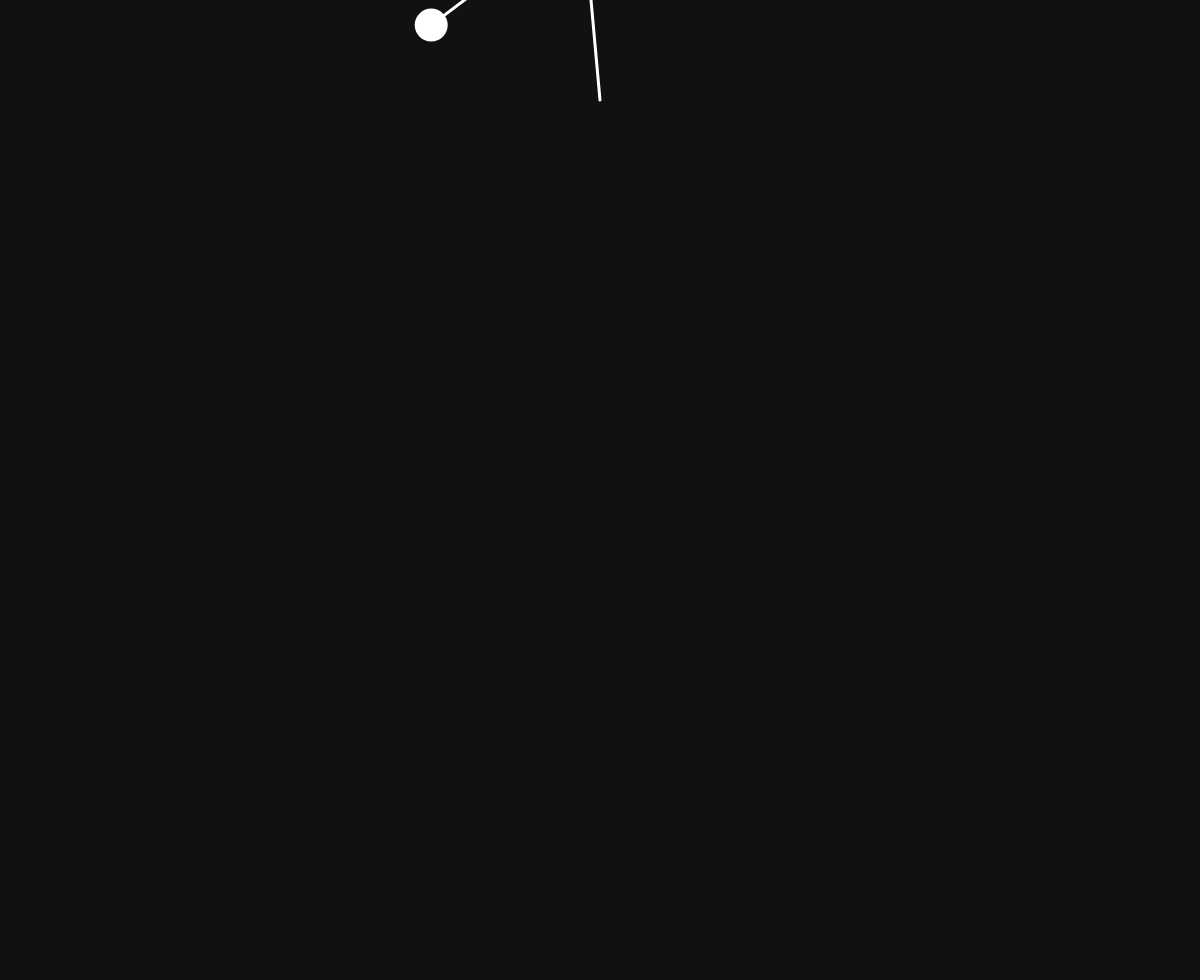
Frame 1 (no input)
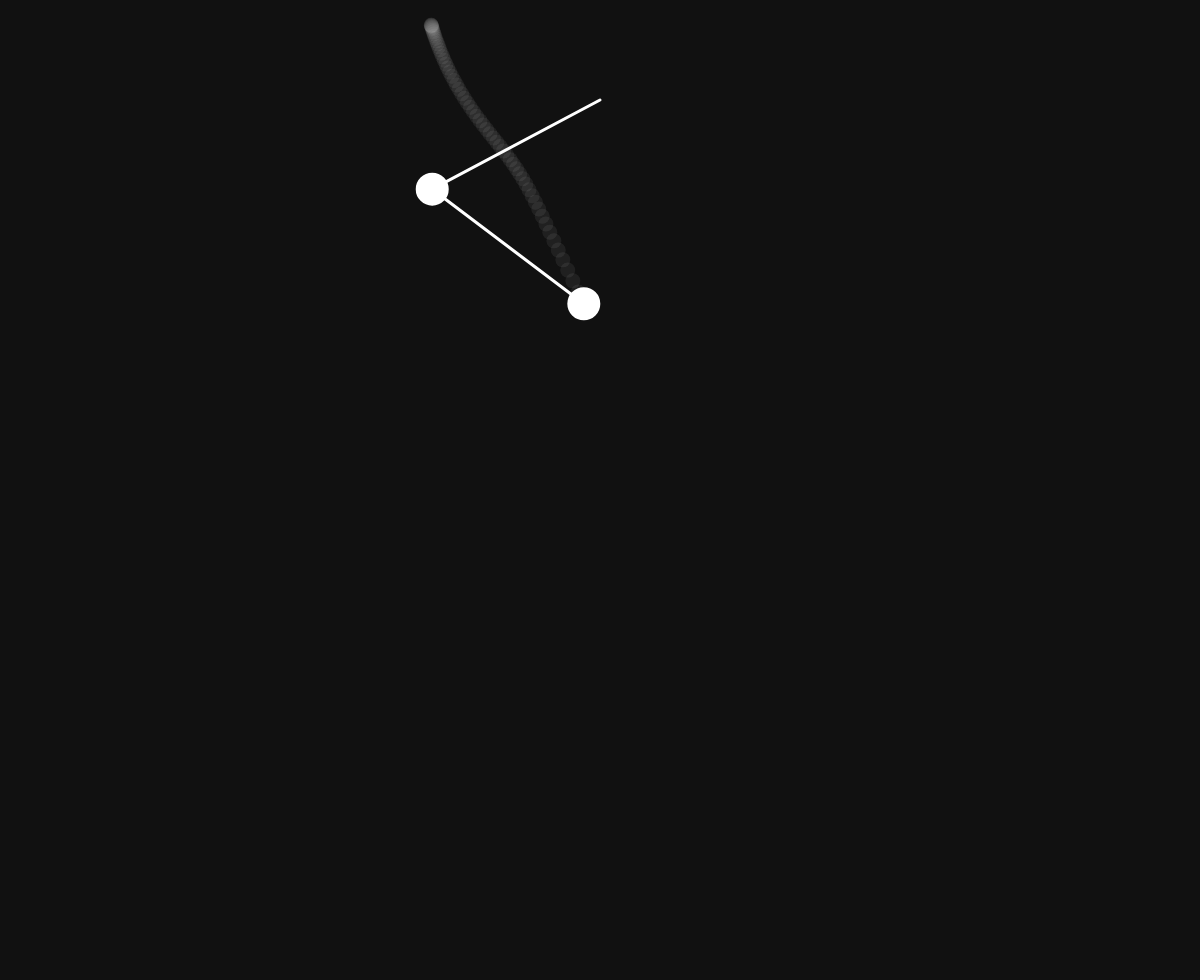
Frame 60 (no input)
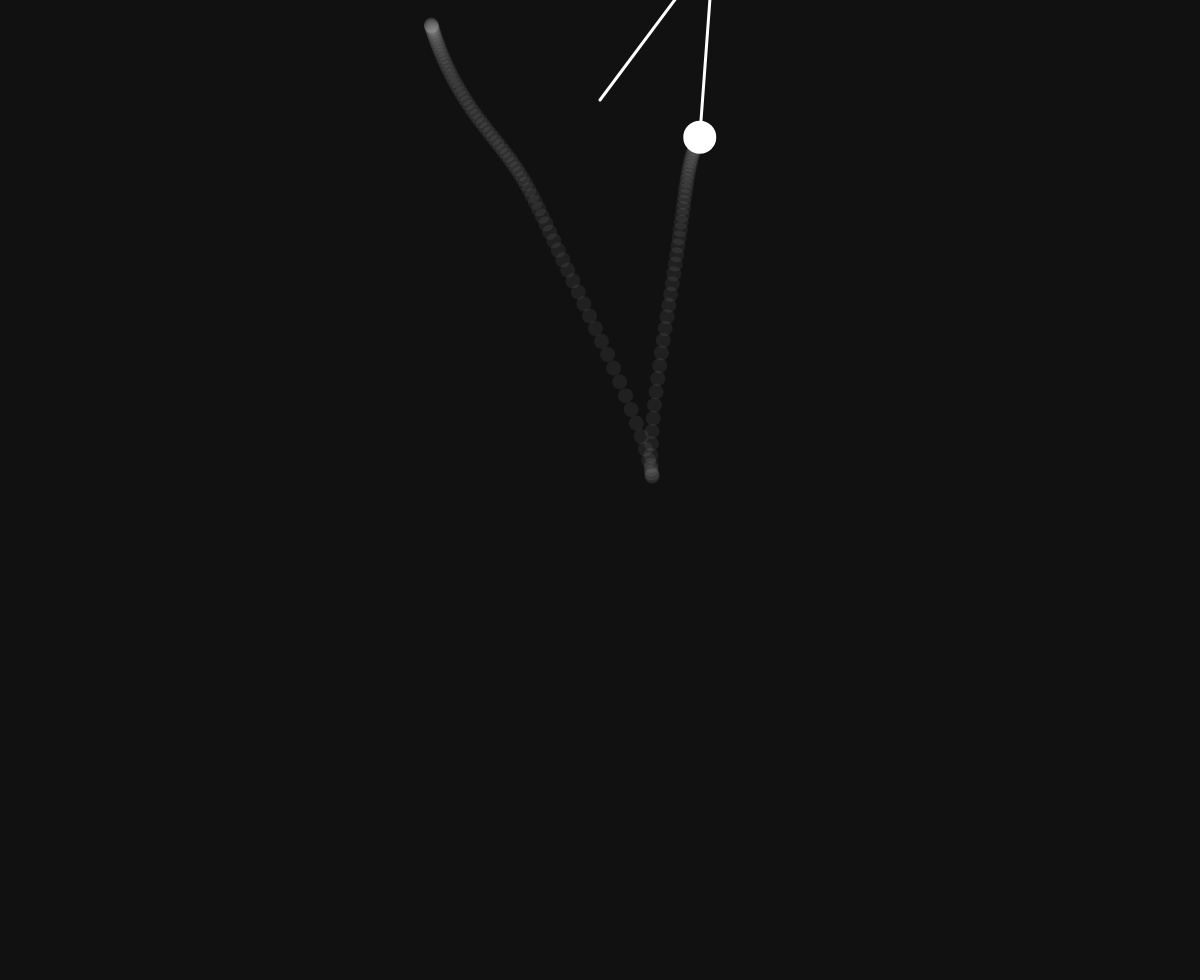
Frame 120 (the mouse pressed at the canvas centre since frame 60)

The p5.js sketch that drew these frames (run headless with seeded random() and noise() and a simulated clock; from frame 60 on, the mouse is pressed at the canvas centre):

// p5.js sketch
// ── sketch.js
let L1 = 190;
let L2 = 190;
let M1 = 15;
let M2 = 15;
let THETA1 = Math.PI * Math.random() * 10;
let THETA2 = Math.PI * Math.random() * 10;
let V1 = 0;
let V2 = 0;
let g = 0.3;
let x = 0

let s1, s2, s3, s4;

setup = () => {
  trailCanvas = createGraphics(windowWidth, windowHeight-20)
  trailCanvas.clear()
  createCanvas(windowWidth, windowHeight-20);
  s1 = createSlider(1, 50, 15, 0.1);
  s2 = createSlider(10, 300, 190, 1);
  s3 = createSlider(1, 50, 15, 0.1);
  s4 = createSlider(10, 300, 190, 1);
}


draw = () => {
  background(17);
  M1 = s1.value()
  L1 = s2.value()
  M2 = s3.value()
  L2 = s4.value()
  
  

  let A1 = ((-g * (2 * M1 + M2) * sin(THETA1)) + (-M2 * g * sin(THETA1 - 2 * THETA2)) + (-2 * sin(THETA1 - THETA2) * M2) * (V2 * V2 * L2 + V1 * V1 * L1 * cos(THETA1 - THETA2))) / (L1 * (2 * M1 + M2 - M2 * cos(2 * THETA1 - 2 * THETA2)));
  
  let A2 = ((2 * sin(THETA1 - THETA2)) * ((V1 * V1 * L1 * (M1 + M2)) + (g * (M1 + M2) * cos(THETA1)) + (V2 * V2 * L2 * M2 * cos(THETA1 - THETA2)))) / (L2 * (2 * M1 + M2 - M2 * cos(2 * THETA1 - 2 * THETA2)));
  
  translate(width/2, 100);
  //trailCanvas.translate(windowWidth/2, 100)
  stroke(255);
  strokeWeight(3);
  
  let x1 = L1 * sin(THETA1);
  let y1 = L1 * cos(THETA1);

  let x2 = x1 + L2 * sin(THETA2);
  let y2 = y1 + L2 * cos(THETA2);

  line(0, 0, x1, y1);
  fill(255);
  ellipse(x1, y1, M1 * 2);
  trailCanvas.fill(255, 17)
  trailCanvas.noStroke()
  trailCanvas.ellipse(width/2+ x2, 100 + y2, M2);

  line(x1, y1, x2, y2);
  fill(255);
  ellipse(x2, y2, M2 * 2);

  V1 += A1;
  V2 += A2;
  THETA1 += V1;
  THETA2 += V2;
  
  // x = (x + 1) % 100
  // x === 0 ? trailCanvas.clear() : true 
  
  
  image(trailCanvas,-width/2 , -100)
}
